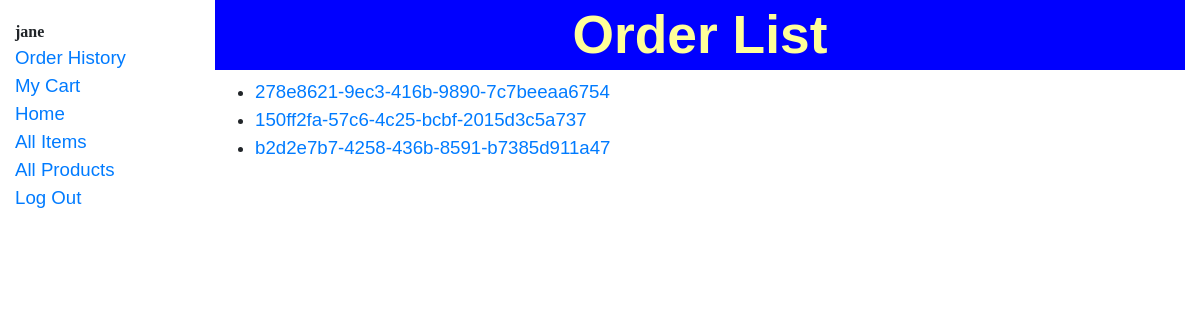
Screenshot of /custport/orders/ (signed in) with the database file from the repository.
### custport/models.py (models this page shows, shortened)
class CustomUser(AbstractUser):
    pass
    username = models.CharField(max_length=200, unique=True)
    first_name = models.CharField(max_length=200)
    last_name = models.CharField(max_length=200)
    address_text = models.CharField(max_length=200)
    bill_address = models.CharField(max_length=200)
    email = models.EmailField(max_length=200)
    CC_info = models.CharField(max_length=200, blank=True)
    save_CC = models.BooleanField(default=False)
    USERNAME_FIELD = 'username'
    EMAIL_FIELD = 'email'
    REQUIRED_FIELDS = ['first_name', 'last_name', 'address_text', 'bill_address', 'save_CC']

class Order(models.Model):
    id = models.UUIDField(primary_key=True, default=uuid.uuid4, help_text='Unique ID for this Order')
    owner = models.ForeignKey(settings.AUTH_USER_MODEL, on_delete=models.CASCADE)
    def get_absolute_url(self):
        return reverse('order-detail', args=[str(self.id)])

### custport/views.py (the view)
# urls.py: path('orders/', views.orders, name='orders'),
def orders (request):
    try:
        order_list = Order.objects.filter(owner=request.user)
        context = {
            'order_list': order_list,
        }
        return render(request, 'order_list.html', context=context)
    except CustomUser.DoesNotExist:
        return render(request, 'index.html')

### custport/templates/order_list.html
{% extends "base_generic.html" %}
{% block content %}
  <h1>Order List</h1>
  {% if order_list %}
  <ul>
    {% for order in order_list %}
      <li>
        <a href="{{ order.get_absolute_url }}">{{ order.id }}</a>
      </li>
    {% endfor %}
  </ul>
  {% else %}
    <p>There are no orders.</p>
  {% endif %}
{% endblock %}

### custport/templates/base_generic.html (shortened to what this page needs)
<!DOCTYPE html>
{% load static %}
<html lang="en">
<head>
  <link rel="stylesheet" href="https://stackpath.bootstrapcdn.com/bootstrap/4.1.3/css/bootstrap.min.css">
  <link rel="stylesheet" href="{% static 'css/styles.css' %}">
</head>
<body>
  <div class="container-fluid">
    <div class="row">
      <div class="col-sm-2">
      {% block sidebar %}
        <ul class="sidebar-nav">
		  {% if user.is_authenticated %}
      <li>{{ user.username }}</li>
      <li><a href="{% url 'orders' %}">Order History</a></li>
		  {% if user.cart %}
		  <li><a href="{% url 'cart' user.cart.id %}">My Cart</a></li>
		  {% endif %}
		  {% endif %}
          <li><a href="{% url 'index' %}">Home</a></li>
		  <li><a href="{% url 'items' %}">All Items</a></li>
          <li><a href="{% url 'products' %}">All Products</a></li>
		  {% if user.is_authenticated %}
		  <li><a href="{% url 'logout' %}">Log Out</a></li>
		  {% else %}
		  <li><a href="{% url 'login' %}">Log In</a> | <a href="{% url 'signup' %}">Sign Up</a></li>
		  {% endif %}
        </ul>
     {% endblock %}
      </div>
      <div class="col-sm-10 ">{% block content %}{% endblock %}
	  </div>
    </div>
  </div>
</body>
</html>

### custport/static/css/styles.css (style rules this page uses)
.sidebar-nav { margin-top: 20px; padding: 0; list-style: none; font-family: "Fantasy", Cottonwood, Critter, Studz, Herculanum; font-weight: bold; }
h1 { color: #FFFF99; font-size: 40pt; font-family: Arial, Helvetica, sans-serif; font-weight: bold; text-align: center; border: 3px solid blue; background-color: blue; }
ul a { font-size: 14pt; font-family: Arial, Helvetica, sans-serif; font-weight: normal }
body { background-color: white; }

### rows the page displays
CustomUser: username "jane"
Order: id "278e8621-9ec3-416b-9890-7c7beeaa6754"
Order: id "150ff2fa-57c6-4c25-bcbf-2015d3c5a737"
Order: id "b2d2e7b7-4258-436b-8591-b7385d911a47"
